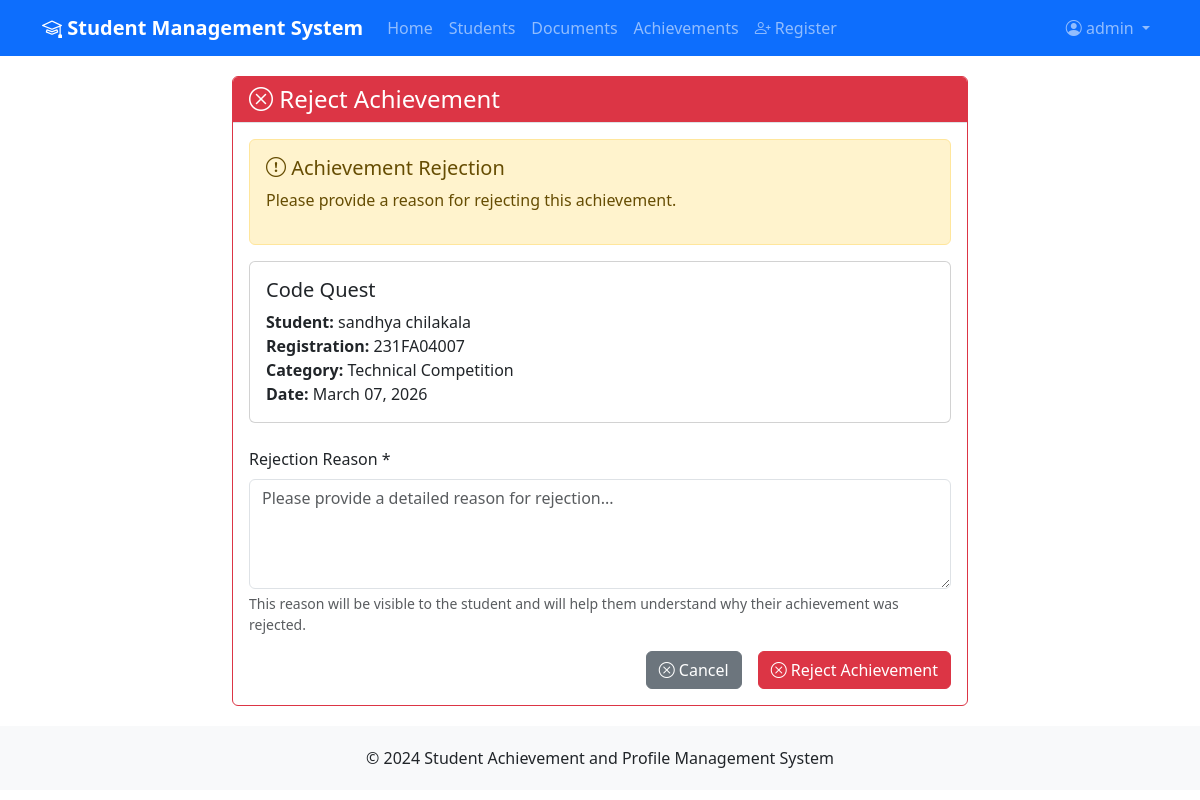
Screenshot of /achievements/1/reject/ (signed in) with the database file from the repository.
### accounts/models.py (models this page shows, shortened)
class CustomUser(AbstractUser):
    USER_TYPE_CHOICES = [
        ('STUDENT', 'Student'),
        ('STAFF', 'Staff Member'),
        ('ADMIN', 'Administrator'),
    ]
    user_type = models.CharField(max_length=10, choices=USER_TYPE_CHOICES, default='STUDENT')
    student_profile = models.OneToOneField('students.Student', on_delete=models.CASCADE, null=True, blank=True, related_name='user_account')
    groups = models.ManyToManyField(
        'auth.Group',
        verbose_name='groups',
        blank=True,
        help_text='The groups this user belongs to.',
        related_name='customuser_set',
        related_query_name='customuser',
    )
    user_permissions = models.ManyToManyField(
        'auth.Permission',
        verbose_name='user permissions',
        blank=True,
        help_text='Specific permissions for this user.',
        related_name='customuser_set',
        related_query_name='customuser',
    )

### achievements/models.py (models this page shows, shortened)
class Achievement(models.Model):
    ACHIEVEMENT_CATEGORIES = [
        ('HACKATHON', 'Hackathon'),
        ('INTERNSHIP', 'Internship'),
        ('RESEARCH', 'Research Publication'),
        ('TECH_COMP', 'Technical Competition'),
        ('SPORTS', 'Sports Achievement'),
        ('CULTURAL', 'Cultural Activity'),
        ('WORKSHOP', 'Workshop/Seminar'),
        ('OTHER', 'Other Achievement'),
    ]
    student = models.ForeignKey(Student, on_delete=models.CASCADE, related_name='achievements')
    title = models.CharField(max_length=200)
    category = models.CharField(max_length=20, choices=ACHIEVEMENT_CATEGORIES)
    description = models.TextField()
    date = models.DateField()
    organizing_body = models.CharField(max_length=200)
    certificate = models.FileField(upload_to='achievements/certificates/', null=True, blank=True)
    proof_document = models.FileField(upload_to='achievements/proofs/', null=True, blank=True)
    STATUS_CHOICES = [
        ('PENDING', 'Pending Verification'),
        ('APPROVED', 'Approved'),
        ('REJECTED', 'Rejected'),
    ]
    status = models.CharField(max_length=20, choices=STATUS_CHOICES, default='PENDING')
    verified_by = models.ForeignKey(
        settings.AUTH_USER_MODEL,
        on_delete=models.SET_NULL,
        null=True,
        blank=True,
        related_name='verified_achievements'
    )
    verified_at = models.DateTimeField(null=True, blank=True)
    rejection_reason = models.TextField(blank=True)
    created_at = models.DateTimeField(auto_now_add=True)
    updated_at = models.DateTimeField(auto_now=True)
    class Meta:
        ordering = ['-date', '-created_at']
        verbose_name = 'Achievement'
        verbose_name_plural = 'Achievements'

### students/models.py (models this page shows, shortened)
class Student(models.Model):
    BATCH_PREFIX = "231"  # You can change this based on year
    DEPARTMENT_CODE = "FA"  # Department code
    SEQUENCE_START = 4001  # Starting sequence number
    registration_number = models.CharField(max_length=20, unique=True, editable=False)
    first_name = models.CharField(max_length=100)
    last_name = models.CharField(max_length=100)
    email = models.EmailField(unique=True)
    phone = models.CharField(max_length=15)
    date_of_birth = models.DateField()
    address = models.TextField()
    ADMISSION_CATEGORIES = [
        ('VSAT', 'VSAT'),
        ('EAMCET', 'EAMCET'),
        ('JEE', 'JEE Main/Advanced'),
        ('MANAGEMENT', 'Management Quota'),
        ('OTHER', 'Other'),
    ]
    admission_category = models.CharField(max_length=20, choices=ADMISSION_CATEGORIES)
    program = models.CharField(max_length=100)
    enrollment_date = models.DateField()
    created_at = models.DateTimeField(auto_now_add=True)
    updated_at = models.DateTimeField(auto_now=True)
    class Meta:
        ordering = ['-created_at']
        verbose_name = 'Student'
        verbose_name_plural = 'Students'
    @property
    def full_name(self):
        return f"{self.first_name} {self.last_name}"

### achievements/views.py (the view)
# urls.py: path('achievements/<int:pk>/reject/', views.achievement_reject, name='achievement_reject'),
@login_required
def achievement_reject(request, pk):
    achievement = get_object_or_404(Achievement, pk=pk)
    if request.method == 'POST':
        achievement.status = 'REJECTED'
        achievement.rejection_reason = request.POST.get('rejection_reason', '')
        achievement.save()
        messages.success(request, 'Achievement rejected successfully!')
        return redirect('achievement_detail', pk=achievement.pk)
    return render(request, 'achievements/reject.html', {'achievement': achievement})

### templates/achievements/reject.html (shortened to what this page needs)
{% extends 'base.html' %}
{% block content %}
<div class="row justify-content-center">
    <div class="col-md-8">
        <div class="card border-danger">
            <div class="card-header bg-danger text-white">
                <h4 class="card-title mb-0">
                    <i class="bi bi-x-circle"></i> Reject Achievement
                </h4>
            </div>
            <div class="card-body">
                <div class="alert alert-warning">
                    <h5><i class="bi bi-exclamation-circle"></i> Achievement Rejection</h5>
                    <p>Please provide a reason for rejecting this achievement.</p>
                </div>
                <div class="card mb-4">
                    <div class="card-body">
                        <h5 class="card-title">{{ achievement.title }}</h5>
                        <p class="card-text">
                            <strong>Student:</strong> {{ achievement.student.full_name }}<br>
                            <strong>Registration:</strong> {{ achievement.student.registration_number }}<br>
                            <strong>Category:</strong> {{ achievement.get_category_display }}<br>
                            <strong>Date:</strong> {{ achievement.date|date:"F d, Y" }}
                        </p>
                    </div>
                </div>
                <form method="post">
                    <div class="mb-3">
                        <label for="rejection_reason" class="form-label">Rejection Reason *</label>
                        <textarea class="form-control" id="rejection_reason" name="rejection_reason" rows="4" required
                                  placeholder="Please provide a detailed reason for rejection..."></textarea>
                        <div class="form-text">
                            This reason will be visible to the student and will help them understand why their achievement was rejected.
                        </div>
                    </div>
                    <div class="d-grid gap-2 d-md-flex justify-content-md-end">
                        <a href="{% url 'achievement_detail' achievement.pk %}" class="btn btn-secondary me-md-2">
                            <i class="bi bi-x-circle"></i> Cancel
                        </a>
                        <button type="submit" class="btn btn-danger">
                            <i class="bi bi-x-circle"></i> Reject Achievement
                        </button>
                    </div>
                </form>
            </div>
        </div>
    </div>
</div>
{% endblock %}

### templates/base.html (shortened to what this page needs)
<!DOCTYPE html>
<html lang="en">
<head>
    <link href="https://cdn.jsdelivr.net/npm/bootstrap@5.3.0/dist/css/bootstrap.min.css" rel="stylesheet">
    <link rel="stylesheet" href="https://cdn.jsdelivr.net/npm/bootstrap-icons@1.10.0/font/bootstrap-icons.css">
</head>
<body>
    <nav class="navbar navbar-expand-lg navbar-dark bg-primary">
        <div class="container">
            <a class="navbar-brand" href="{% url 'home' %}">
                <i class="bi bi-mortarboard"></i> Student Management System
            </a>
            <div class="collapse navbar-collapse" id="navbarNav">
                <ul class="navbar-nav me-auto">
                    <li class="nav-item">
                        <a class="nav-link" href="{% url 'home' %}">Home</a>
                    </li>
                    <li class="nav-item">
                        <a class="nav-link" href="{% url 'student_list' %}">Students</a>
                    </li>
                    <li class="nav-item">
                        <a class="nav-link" href="{% url 'document_list' %}">Documents</a>
                    </li>
                    <li class="nav-item">
                        <a class="nav-link" href="{% url 'achievement_list' %}">Achievements</a>
                    </li>
                    <li class="nav-item">
                        <a class="nav-link" href="{% url 'student_self_register' %}">
                            <i class="bi bi-person-plus"></i> Register
                        </a>
                    </li>
                </ul>
                <ul class="navbar-nav">
                    {% if user.is_authenticated %}
                        <li class="nav-item dropdown">
                            <a class="nav-link dropdown-toggle" href="#" role="button" data-bs-toggle="dropdown">
                                <i class="bi bi-person-circle"></i> {{ user.username }}
                            </a>
                        </li>
                    {% endif %}
                </ul>
            </div>
        </div>
    </nav>
    <main class="main-content">
        <div class="container">
            {% block content %}
            {% endblock %}
        </div>
    </main>
    <footer class="footer mt-auto">
        <div class="container text-center">
            <p class="mb-0">&copy; 2024 Student Achievement and Profile Management System</p>
        </div>
    </footer>
</body>
</html>

### templates/base.html (style rules this page uses)
.navbar-brand { font-weight: bold; }
.main-content { padding: 20px 0; }
.card-header { background-color: #f8f9fa; border-bottom: 1px solid #dee2e6; }
.footer { background-color: #f8f9fa; padding: 20px 0; margin-top: 40px; }

### rows the page displays
CustomUser: username "admin"
Achievement: title "Code Quest", student.full_name "sandhya chilakala", student.registration_number "231FA04007", category "Technical Competition", date "March 07, 2026"
